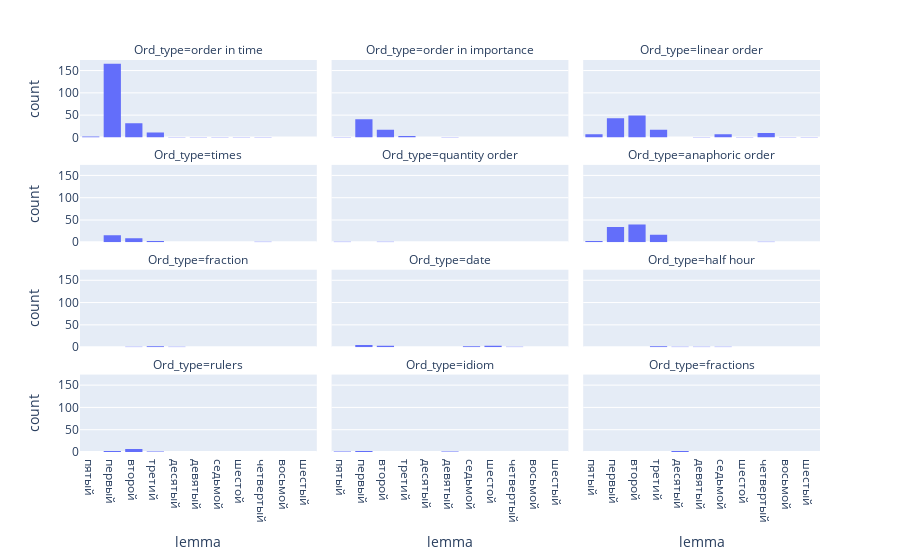

The notebook cell saved with this chart:
### Code cell
small_ordinals1 = small_ordinals[small_ordinals['Ord_type'].isin(types1)]
small_ordinals1a = small_ordinals1[small_ordinals['n'] <= 10]
px.histogram(small_ordinals1a, x="lemma", facet_col="Ord_type", facet_col_wrap = 3)

### Figure 1 — Plotly figure (JSON) as saved in the notebook; plotly's stock layout.template omitted (floating-point values rounded to 4 significant figures; data arrays with more than 128 entries replaced by an {"elided": "..."} marker saying what was removed)
{"data": [{"alignmentgroup": "True", "bingroup": "x", "hovertemplate": "Ord_type=order in time<br>lemma=%{x}<br>count=%{y}<extra></extra>", "legendgroup": "", "marker": {"color": "#636efa", "pattern": {"shape": ""}}, "name": "", "offsetgroup": "", "orientation": "v", "showlegend": false, "type": "histogram", "x": {"elided": "215 str values"}, "xaxis": "x10", "yaxis": "y10"}, {"alignmentgroup": "True", "bingroup": "x", "hovertemplate": "Ord_type=order in importance<br>lemma=%{x}<br>count=%{y}<extra></extra>", "legendgroup": "", "marker": {"color": "#636efa", "pattern": {"shape": ""}}, "name": "", "offsetgroup": "", "orientation": "v", "showlegend": false, "type": "histogram", "x": ["первый", "пятый", "первый", "первый", "второй", "второй", "девятый", "первый", "второй", "первый", "первый", "второй", "первый", "второй", "третий", "третий", "второй", "второй", "первый", "первый", "второй", "первый", "первый", "первый", "третий", "первый", "первый", "первый", "первый", "первый", "первый", "первый", "первый", "первый", "первый", "первый", "второй", "первый", "второй", "первый", "первый", "первый", "первый", "второй", "первый", "первый", "первый", "второй", "первый", "первый", "первый", "второй", "первый", "второй", "первый", "второй", "первый", "первый", "первый", "первый", "первый", "второй", "второй"], "xaxis": "x11", "yaxis": "y11"}, {"alignmentgroup": "True", "bingroup": "x", "hovertemplate": "Ord_type=linear order<br>lemma=%{x}<br>count=%{y}<extra></extra>", "legendgroup": "", "marker": {"color": "#636efa", "pattern": {"shape": ""}}, "name": "", "offsetgroup": "", "orientation": "v", "showlegend": false, "type": "histogram", "x": {"elided": "137 str values"}, "xaxis": "x12", "yaxis": "y12"}, {"alignmentgroup": "True", "bingroup": "x", "hovertemplate": "Ord_type=times<br>lemma=%{x}<br>count=%{y}<extra></extra>", "legendgroup": "", "marker": {"color": "#636efa", "pattern": {"shape": ""}}, "name": "", "offsetgroup": "", "orientation": "v", "showlegend": false, "type": "histogram", "x": ["первый", "четвертый", "второй", "первый", "второй", "первый", "первый", "первый", "первый", "первый", "первый", "первый", "первый", "первый", "второй", "третий", "второй", "третий", "второй", "первый", "первый", "второй", "третий", "второй", "первый", "первый", "второй", "второй", "первый"], "xaxis": "x7", "yaxis": "y7"}, {"alignmentgroup": "True", "bingroup": "x", "hovertemplate": "Ord_type=quantity order<br>lemma=%{x}<br>count=%{y}<extra></extra>", "legendgroup": "", "marker": {"color": "#636efa", "pattern": {"shape": ""}}, "name": "", "offsetgroup": "", "orientation": "v", "showlegend": false, "type": "histogram", "x": ["пятый", "второй"], "xaxis": "x8", "yaxis": "y8"}, {"alignmentgroup": "True", "bingroup": "x", "hovertemplate": "Ord_type=anaphoric order<br>lemma=%{x}<br>count=%{y}<extra></extra>", "legendgroup": "", "marker": {"color": "#636efa", "pattern": {"shape": ""}}, "name": "", "offsetgroup": "", "orientation": "v", "showlegend": false, "type": "histogram", "x": ["первый", "второй", "второй", "первый", "третий", "пятый", "четвертый", "второй", "третий", "третий", "первый", "второй", "второй", "второй", "второй", "второй", "третий", "второй", "второй", "второй", "первый", "первый", "второй", "первый", "первый", "первый", "третий", "второй", "первый", "третий", "первый", "третий", "второй", "первый", "первый", "второй", "третий", "третий", "третий", "второй", "третий", "первый", "первый", "первый", "первый", "третий", "первый", "третий", "второй", "пятый", "второй", "второй", "второй", "второй", "второй", "второй", "первый", "первый", "пятый", "второй", "второй", "второй", "первый", "третий", "второй", "первый", "второй", "первый", "третий", "первый", "второй", "первый", "второй", "первый", "второй", "первый", "второй", "второй", "третий", "первый", "второй", "первый", "второй", "второй", "первый", "первый", "первый", "второй", "первый", "второй", "второй", "первый", "второй", "первый", "третий"], "xaxis": "x9", "yaxis": "y9"}, {"alignmentgroup": "True", "bingroup": "x", "hovertemplate": "Ord_type=fraction<br>lemma=%{x}<br>count=%{y}<extra></extra>", "legendgroup": "", "marker": {"color": "#636efa", "pattern": {"shape": ""}}, "name": "", "offsetgroup": "", "orientation": "v", "showlegend": false, "type": "histogram", "x": ["третий", "третий", "десятый", "второй"], "xaxis": "x4", "yaxis": "y4"}, {"alignmentgroup": "True", "bingroup": "x", "hovertemplate": "Ord_type=date<br>lemma=%{x}<br>count=%{y}<extra></extra>", "legendgroup": "", "marker": {"color": "#636efa", "pattern": {"shape": ""}}, "name": "", "offsetgroup": "", "orientation": "v", "showlegend": false, "type": "histogram", "x": ["первый", "первый", "второй", "второй", "седьмой", "второй", "седьмой", "шестой", "четвертый", "первый", "первый", "шестой", "шестой", "первый"], "xaxis": "x5", "yaxis": "y5"}, {"alignmentgroup": "True", "bingroup": "x", "hovertemplate": "Ord_type=half hour<br>lemma=%{x}<br>count=%{y}<extra></extra>", "legendgroup": "", "marker": {"color": "#636efa", "pattern": {"shape": ""}}, "name": "", "offsetgroup": "", "orientation": "v", "showlegend": false, "type": "histogram", "x": ["седьмой", "девятый", "десятый", "третий", "третий"], "xaxis": "x6", "yaxis": "y6"}, {"alignmentgroup": "True", "bingroup": "x", "hovertemplate": "Ord_type=rulers<br>lemma=%{x}<br>count=%{y}<extra></extra>", "legendgroup": "", "marker": {"color": "#636efa", "pattern": {"shape": ""}}, "name": "", "offsetgroup": "", "orientation": "v", "showlegend": false, "type": "histogram", "x": ["второй", "второй", "второй", "второй", "второй", "второй", "первый", "первый", "второй", "третий"], "xaxis": "x", "yaxis": "y"}, {"alignmentgroup": "True", "bingroup": "x", "hovertemplate": "Ord_type=idiom<br>lemma=%{x}<br>count=%{y}<extra></extra>", "legendgroup": "", "marker": {"color": "#636efa", "pattern": {"shape": ""}}, "name": "", "offsetgroup": "", "orientation": "v", "showlegend": false, "type": "histogram", "x": ["первый", "пятый", "девятый", "первый"], "xaxis": "x2", "yaxis": "y2"}, {"alignmentgroup": "True", "bingroup": "x", "hovertemplate": "Ord_type=fractions<br>lemma=%{x}<br>count=%{y}<extra></extra>", "legendgroup": "", "marker": {"color": "#636efa", "pattern": {"shape": ""}}, "name": "", "offsetgroup": "", "orientation": "v", "showlegend": false, "type": "histogram", "x": ["десятый", "десятый"], "xaxis": "x3", "yaxis": "y3"}], "layout": {"annotations": [{"font": {}, "showarrow": false, "text": "Ord_type=rulers", "x": 0.16, "xanchor": "center", "xref": "paper", "y": 0.1975, "yanchor": "bottom", "yref": "paper"}, {"font": {}, "showarrow": false, "text": "Ord_type=idiom", "x": 0.5, "xanchor": "center", "xref": "paper", "y": 0.1975, "yanchor": "bottom", "yref": "paper"}, {"font": {}, "showarrow": false, "text": "Ord_type=fractions", "x": 0.84, "xanchor": "center", "xref": "paper", "y": 0.1975, "yanchor": "bottom", "yref": "paper"}, {"font": {}, "showarrow": false, "text": "Ord_type=fraction", "x": 0.16, "xanchor": "center", "xref": "paper", "y": 0.465, "yanchor": "bottom", "yref": "paper"}, {"font": {}, "showarrow": false, "text": "Ord_type=date", "x": 0.5, "xanchor": "center", "xref": "paper", "y": 0.465, "yanchor": "bottom", "yref": "paper"}, {"font": {}, "showarrow": false, "text": "Ord_type=half hour", "x": 0.84, "xanchor": "center", "xref": "paper", "y": 0.465, "yanchor": "bottom", "yref": "paper"}, {"font": {}, "showarrow": false, "text": "Ord_type=times", "x": 0.16, "xanchor": "center", "xref": "paper", "y": 0.7325, "yanchor": "bottom", "yref": "paper"}, {"font": {}, "showarrow": false, "text": "Ord_type=quantity order", "x": 0.5, "xanchor": "center", "xref": "paper", "y": 0.7325, "yanchor": "bottom", "yref": "paper"}, {"font": {}, "showarrow": false, "text": "Ord_type=anaphoric order", "x": 0.84, "xanchor": "center", "xref": "paper", "y": 0.7325, "yanchor": "bottom", "yref": "paper"}, {"font": {}, "showarrow": false, "text": "Ord_type=order in time", "x": 0.16, "xanchor": "center", "xref": "paper", "y": 1, "yanchor": "bottom", "yref": "paper"}, {"font": {}, "showarrow": false, "text": "Ord_type=order in importance", "x": 0.5, "xanchor": "center", "xref": "paper", "y": 1, "yanchor": "bottom", "yref": "paper"}, {"font": {}, "showarrow": false, "text": "Ord_type=linear order", "x": 0.84, "xanchor": "center", "xref": "paper", "y": 1, "yanchor": "bottom", "yref": "paper"}], "barmode": "relative", "legend": {"tracegroupgap": 0}, "margin": {"t": 60}, "xaxis": {"anchor": "y", "domain": [0, 0.32], "title": {"text": "lemma"}}, "xaxis10": {"anchor": "y10", "domain": [0, 0.32], "matches": "x", "showticklabels": false}, "xaxis11": {"anchor": "y11", "domain": [0.34, 0.66], "matches": "x", "showticklabels": false}, "xaxis12": {"anchor": "y12", "domain": [0.68, 1.0], "matches": "x", "showticklabels": false}, "xaxis2": {"anchor": "y2", "domain": [0.34, 0.66], "matches": "x", "title": {"text": "lemma"}}, "xaxis3": {"anchor": "y3", "domain": [0.68, 1.0], "matches": "x", "title": {"text": "lemma"}}, "xaxis4": {"anchor": "y4", "domain": [0, 0.32], "matches": "x", "showticklabels": false}, "xaxis5": {"anchor": "y5", "domain": [0.34, 0.66], "matches": "x", "showticklabels": false}, "xaxis6": {"anchor": "y6", "domain": [0.68, 1.0], "matches": "x", "showticklabels": false}, "xaxis7": {"anchor": "y7", "domain": [0, 0.32], "matches": "x", "showticklabels": false}, "xaxis8": {"anchor": "y8", "domain": [0.34, 0.66], "matches": "x", "showticklabels": false}, "xaxis9": {"anchor": "y9", "domain": [0.68, 1.0], "matches": "x", "showticklabels": false}, "yaxis": {"anchor": "x", "domain": [0, 0.1975], "title": {"text": "count"}}, "yaxis10": {"anchor": "x10", "domain": [0.8025, 1], "matches": "y", "title": {"text": "count"}}, "yaxis11": {"anchor": "x11", "domain": [0.8025, 1], "matches": "y", "showticklabels": false}, "yaxis12": {"anchor": "x12", "domain": [0.8025, 1], "matches": "y", "showticklabels": false}, "yaxis2": {"anchor": "x2", "domain": [0, 0.1975], "matches": "y", "showticklabels": false}, "yaxis3": {"anchor": "x3", "domain": [0, 0.1975], "matches": "y", "showticklabels": false}, "yaxis4": {"anchor": "x4", "domain": [0.2675, 0.465], "matches": "y", "title": {"text": "count"}}, "yaxis5": {"anchor": "x5", "domain": [0.2675, 0.465], "matches": "y", "showticklabels": false}, "yaxis6": {"anchor": "x6", "domain": [0.2675, 0.465], "matches": "y", "showticklabels": false}, "yaxis7": {"anchor": "x7", "domain": [0.535, 0.7325], "matches": "y", "title": {"text": "count"}}, "yaxis8": {"anchor": "x8", "domain": [0.535, 0.7325], "matches": "y", "showticklabels": false}, "yaxis9": {"anchor": "x9", "domain": [0.535, 0.7325], "matches": "y", "showticklabels": false}}}
